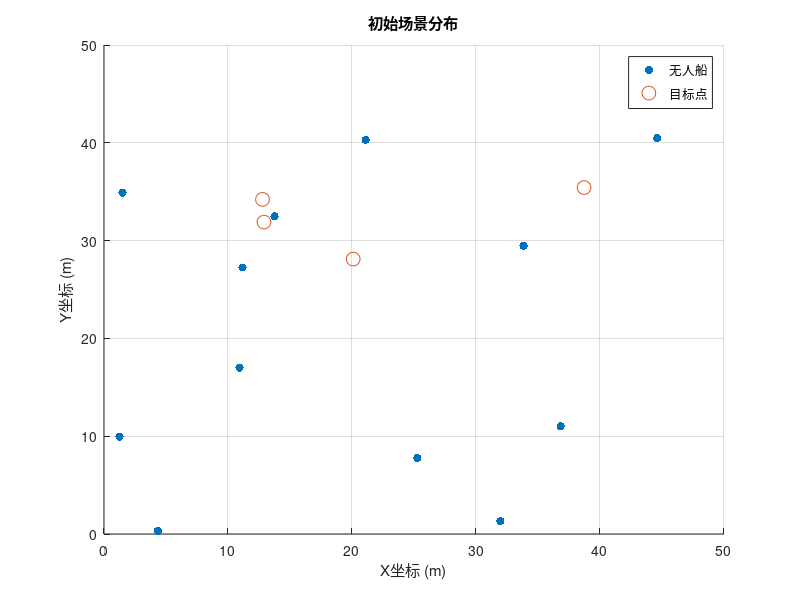

MATLAB code to generate this figure:
%% 实验参数设置
rng(42); % 固定随机种子保证可重复性
N = 12;  % 无人船数量
K = 4;   % 目标点数量
ships_per_target = 3; % 每个目标需分配的无人船数

%% 生成随机初始位置 (50x50海域)
ships_pos = rand(N,2)*50;       % 无人船初始位置
targets_pos = rand(K,2)*30 + 10;% 目标点集中在中心区域

%% 可视化初始场景
figure;
scatter(ships_pos(:,1), ships_pos(:,2), 'b^', 'filled'); hold on;
scatter(targets_pos(:,1), targets_pos(:,2), 100, 'r*');
legend('无人船', '目标点'); title('初始场景分布');
xlabel('X坐标 (m)'); ylabel('Y坐标 (m)'); grid on;
